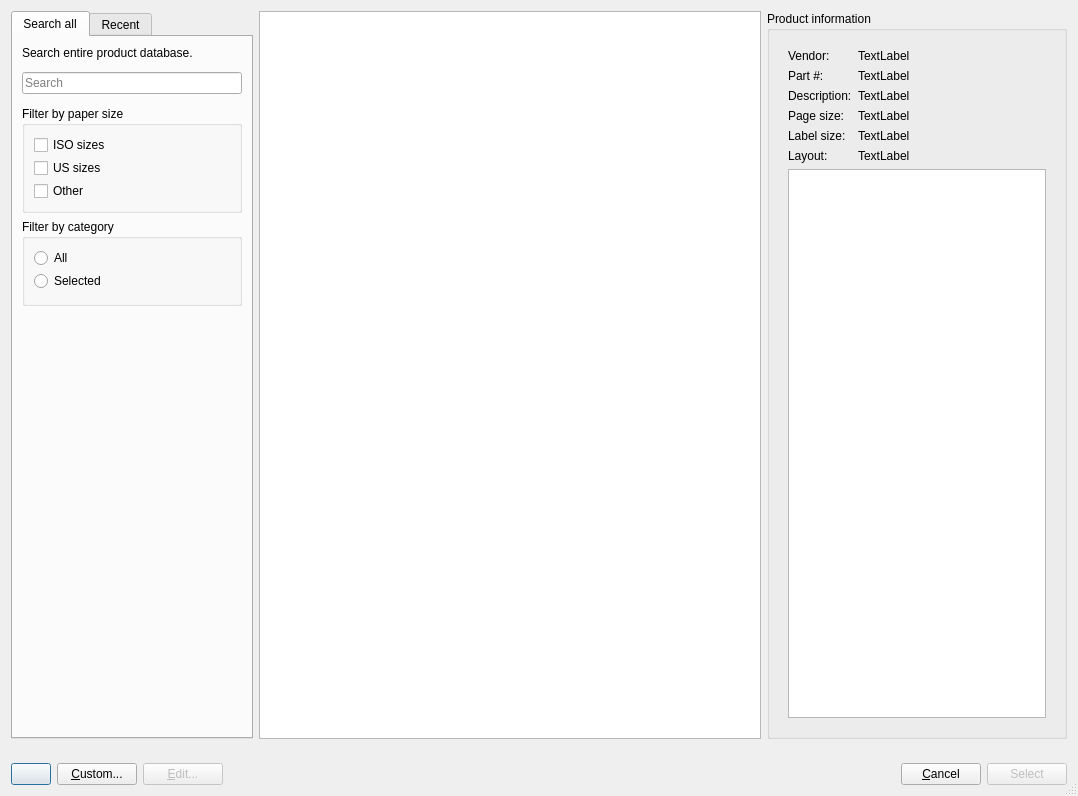
<?xml version="1.0" encoding="UTF-8"?>
<ui version="4.0">
 <class>SelectProductDialog</class>
 <widget class="QDialog" name="SelectProductDialog">
  <property name="geometry">
   <rect>
    <x>0</x>
    <y>0</y>
    <width>1078</width>
    <height>796</height>
   </rect>
  </property>
  <property name="sizePolicy">
   <sizepolicy hsizetype="Expanding" vsizetype="Expanding">
    <horstretch>0</horstretch>
    <verstretch>0</verstretch>
   </sizepolicy>
  </property>
  <property name="windowTitle">
   <string>gLabels - Select Product</string>
  </property>
  <property name="sizeGripEnabled">
   <bool>true</bool>
  </property>
  <layout class="QVBoxLayout" name="verticalLayout_6">
   <item>
    <layout class="QHBoxLayout" name="horizontalLayout_2" stretch="0,1,0">
     <item>
      <widget class="QTabWidget" name="modeNotebook">
       <property name="sizePolicy">
        <sizepolicy hsizetype="Preferred" vsizetype="Expanding">
         <horstretch>0</horstretch>
         <verstretch>0</verstretch>
        </sizepolicy>
       </property>
       <property name="currentIndex">
        <number>0</number>
       </property>
       <widget class="QWidget" name="search">
        <attribute name="title">
         <string>Search all</string>
        </attribute>
        <layout class="QGridLayout" name="gridLayout_2">
         <item row="1" column="0">
          <layout class="QVBoxLayout" name="verticalLayout_2">
           <item>
            <layout class="QHBoxLayout" name="horizontalLayout_3">
             <property name="topMargin">
              <number>6</number>
             </property>
             <property name="bottomMargin">
              <number>6</number>
             </property>
             <item>
              <widget class="QLineEdit" name="searchEntry">
               <property name="sizePolicy">
                <sizepolicy hsizetype="Maximum" vsizetype="Fixed">
                 <horstretch>0</horstretch>
                 <verstretch>0</verstretch>
                </sizepolicy>
               </property>
               <property name="minimumSize">
                <size>
                 <width>220</width>
                 <height>0</height>
                </size>
               </property>
               <property name="placeholderText">
                <string>Search</string>
               </property>
               <property name="clearButtonEnabled">
                <bool>true</bool>
               </property>
              </widget>
             </item>
            </layout>
           </item>
           <item>
            <widget class="QGroupBox" name="groupBox">
             <property name="sizePolicy">
              <sizepolicy hsizetype="Preferred" vsizetype="Preferred">
               <horstretch>0</horstretch>
               <verstretch>0</verstretch>
              </sizepolicy>
             </property>
             <property name="minimumSize">
              <size>
               <width>0</width>
               <height>0</height>
              </size>
             </property>
             <property name="autoFillBackground">
              <bool>false</bool>
             </property>
             <property name="title">
              <string>Filter by paper size</string>
             </property>
             <property name="flat">
              <bool>false</bool>
             </property>
             <property name="checkable">
              <bool>false</bool>
             </property>
             <layout class="QVBoxLayout" name="verticalLayout_5">
              <item>
               <layout class="QVBoxLayout" name="verticalLayout">
                <property name="spacing">
                 <number>3</number>
                </property>
                <item>
                 <widget class="QCheckBox" name="pageSizeIsoCheck">
                  <property name="text">
                   <string>ISO sizes</string>
                  </property>
                 </widget>
                </item>
                <item>
                 <widget class="QCheckBox" name="pageSizeUsCheck">
                  <property name="text">
                   <string>US sizes</string>
                  </property>
                 </widget>
                </item>
                <item>
                 <widget class="QCheckBox" name="pageSizeOtherCheck">
                  <property name="text">
                   <string>Other</string>
                  </property>
                 </widget>
                </item>
               </layout>
              </item>
             </layout>
            </widget>
           </item>
           <item>
            <widget class="QGroupBox" name="groupBox_3">
             <property name="title">
              <string>Filter by category</string>
             </property>
             <layout class="QVBoxLayout" name="verticalLayout_4">
              <property name="spacing">
               <number>3</number>
              </property>
              <item>
               <widget class="QRadioButton" name="allCategoriesRadio">
                <property name="text">
                 <string>All</string>
                </property>
               </widget>
              </item>
              <item>
               <widget class="QRadioButton" name="selectedCategoriesRadio">
                <property name="text">
                 <string>Selected</string>
                </property>
               </widget>
              </item>
              <item>
               <widget class="QWidget" name="categoriesCheckContainer" native="true">
                <layout class="QGridLayout" name="gridLayout">
                 <property name="leftMargin">
                  <number>0</number>
                 </property>
                 <property name="topMargin">
                  <number>0</number>
                 </property>
                 <property name="rightMargin">
                  <number>0</number>
                 </property>
                 <property name="bottomMargin">
                  <number>0</number>
                 </property>
                 <property name="spacing">
                  <number>0</number>
                 </property>
                 <item row="0" column="0">
                  <layout class="QVBoxLayout" name="categoriesLayout">
                   <property name="spacing">
                    <number>3</number>
                   </property>
                   <property name="leftMargin">
                    <number>20</number>
                   </property>
                  </layout>
                 </item>
                </layout>
               </widget>
              </item>
             </layout>
            </widget>
           </item>
          </layout>
         </item>
         <item row="2" column="0">
          <spacer name="verticalSpacer_2">
           <property name="orientation">
            <enum>Qt::Vertical</enum>
           </property>
           <property name="sizeHint" stdset="0">
            <size>
             <width>20</width>
             <height>3</height>
            </size>
           </property>
          </spacer>
         </item>
         <item row="0" column="0">
          <widget class="QLabel" name="label_2">
           <property name="text">
            <string>Search entire product database.</string>
           </property>
           <property name="wordWrap">
            <bool>true</bool>
           </property>
          </widget>
         </item>
        </layout>
       </widget>
       <widget class="QWidget" name="recent">
        <attribute name="title">
         <string>Recent</string>
        </attribute>
        <layout class="QGridLayout" name="gridLayout_3">
         <item row="0" column="0">
          <widget class="QLabel" name="label">
           <property name="text">
            <string>Select from recently used products.</string>
           </property>
           <property name="wordWrap">
            <bool>true</bool>
           </property>
          </widget>
         </item>
         <item row="1" column="0">
          <spacer name="verticalSpacer">
           <property name="orientation">
            <enum>Qt::Vertical</enum>
           </property>
           <property name="sizeHint" stdset="0">
            <size>
             <width>20</width>
             <height>40</height>
            </size>
           </property>
          </spacer>
         </item>
        </layout>
       </widget>
      </widget>
     </item>
     <item>
      <widget class="glabels::TemplatePicker" name="templatePicker">
       <property name="minimumSize">
        <size>
         <width>500</width>
         <height>0</height>
        </size>
       </property>
       <property name="showDropIndicator" stdset="0">
        <bool>false</bool>
       </property>
      </widget>
     </item>
     <item>
      <widget class="QGroupBox" name="productGroupBox">
       <property name="sizePolicy">
        <sizepolicy hsizetype="Minimum" vsizetype="Preferred">
         <horstretch>0</horstretch>
         <verstretch>0</verstretch>
        </sizepolicy>
       </property>
       <property name="minimumSize">
        <size>
         <width>300</width>
         <height>0</height>
        </size>
       </property>
       <property name="title">
        <string>Product information</string>
       </property>
       <layout class="QVBoxLayout" name="verticalLayout_7">
        <item>
         <widget class="QWidget" name="productInfoWidget" native="true">
          <layout class="QVBoxLayout" name="verticalLayout_3" stretch="0,1">
           <item>
            <layout class="QFormLayout" name="formLayout">
             <item row="0" column="0">
              <widget class="QLabel" name="label_3">
               <property name="sizePolicy">
                <sizepolicy hsizetype="Minimum" vsizetype="Preferred">
                 <horstretch>0</horstretch>
                 <verstretch>0</verstretch>
                </sizepolicy>
               </property>
               <property name="text">
                <string>Vendor:</string>
               </property>
              </widget>
             </item>
             <item row="0" column="1">
              <widget class="QLabel" name="vendorLabel">
               <property name="sizePolicy">
                <sizepolicy hsizetype="Preferred" vsizetype="Preferred">
                 <horstretch>0</horstretch>
                 <verstretch>0</verstretch>
                </sizepolicy>
               </property>
               <property name="text">
                <string>TextLabel</string>
               </property>
              </widget>
             </item>
             <item row="1" column="0">
              <widget class="QLabel" name="label_4">
               <property name="sizePolicy">
                <sizepolicy hsizetype="Minimum" vsizetype="Preferred">
                 <horstretch>0</horstretch>
                 <verstretch>0</verstretch>
                </sizepolicy>
               </property>
               <property name="text">
                <string>Part #:</string>
               </property>
              </widget>
             </item>
             <item row="1" column="1">
              <widget class="QLabel" name="partLabel">
               <property name="sizePolicy">
                <sizepolicy hsizetype="Preferred" vsizetype="Preferred">
                 <horstretch>0</horstretch>
                 <verstretch>0</verstretch>
                </sizepolicy>
               </property>
               <property name="text">
                <string>TextLabel</string>
               </property>
              </widget>
             </item>
             <item row="2" column="0">
              <widget class="QLabel" name="label_5">
               <property name="sizePolicy">
                <sizepolicy hsizetype="Minimum" vsizetype="Preferred">
                 <horstretch>0</horstretch>
                 <verstretch>0</verstretch>
                </sizepolicy>
               </property>
               <property name="text">
                <string>Description:</string>
               </property>
               <property name="alignment">
                <set>Qt::AlignLeading|Qt::AlignLeft|Qt::AlignTop</set>
               </property>
              </widget>
             </item>
             <item row="2" column="1">
              <widget class="QLabel" name="descriptionLabel">
               <property name="sizePolicy">
                <sizepolicy hsizetype="Preferred" vsizetype="Preferred">
                 <horstretch>0</horstretch>
                 <verstretch>0</verstretch>
                </sizepolicy>
               </property>
               <property name="text">
                <string>TextLabel</string>
               </property>
               <property name="alignment">
                <set>Qt::AlignLeading|Qt::AlignLeft|Qt::AlignTop</set>
               </property>
               <property name="wordWrap">
                <bool>true</bool>
               </property>
              </widget>
             </item>
             <item row="3" column="0">
              <widget class="QLabel" name="label_7">
               <property name="sizePolicy">
                <sizepolicy hsizetype="Minimum" vsizetype="Preferred">
                 <horstretch>0</horstretch>
                 <verstretch>0</verstretch>
                </sizepolicy>
               </property>
               <property name="text">
                <string>Page size:</string>
               </property>
              </widget>
             </item>
             <item row="3" column="1">
              <widget class="QLabel" name="pageSizeLabel">
               <property name="sizePolicy">
                <sizepolicy hsizetype="Preferred" vsizetype="Preferred">
                 <horstretch>0</horstretch>
                 <verstretch>0</verstretch>
                </sizepolicy>
               </property>
               <property name="text">
                <string>TextLabel</string>
               </property>
              </widget>
             </item>
             <item row="4" column="0">
              <widget class="QLabel" name="label_9">
               <property name="sizePolicy">
                <sizepolicy hsizetype="Minimum" vsizetype="Preferred">
                 <horstretch>0</horstretch>
                 <verstretch>0</verstretch>
                </sizepolicy>
               </property>
               <property name="text">
                <string>Label size:</string>
               </property>
              </widget>
             </item>
             <item row="4" column="1">
              <widget class="QLabel" name="labelSizeLabel">
               <property name="sizePolicy">
                <sizepolicy hsizetype="Preferred" vsizetype="Preferred">
                 <horstretch>0</horstretch>
                 <verstretch>0</verstretch>
                </sizepolicy>
               </property>
               <property name="text">
                <string>TextLabel</string>
               </property>
              </widget>
             </item>
             <item row="5" column="0">
              <widget class="QLabel" name="label_11">
               <property name="sizePolicy">
                <sizepolicy hsizetype="Minimum" vsizetype="Preferred">
                 <horstretch>0</horstretch>
                 <verstretch>0</verstretch>
                </sizepolicy>
               </property>
               <property name="text">
                <string>Layout:</string>
               </property>
              </widget>
             </item>
             <item row="5" column="1">
              <widget class="QLabel" name="layoutLabel">
               <property name="sizePolicy">
                <sizepolicy hsizetype="Preferred" vsizetype="Preferred">
                 <horstretch>0</horstretch>
                 <verstretch>0</verstretch>
                </sizepolicy>
               </property>
               <property name="text">
                <string>TextLabel</string>
               </property>
              </widget>
             </item>
            </layout>
           </item>
           <item>
            <widget class="glabels::SimplePreview" name="preview">
             <property name="sizePolicy">
              <sizepolicy hsizetype="Expanding" vsizetype="Preferred">
               <horstretch>0</horstretch>
               <verstretch>0</verstretch>
              </sizepolicy>
             </property>
            </widget>
           </item>
          </layout>
         </widget>
        </item>
       </layout>
      </widget>
     </item>
    </layout>
   </item>
   <item>
    <layout class="QHBoxLayout" name="horizontalLayout">
     <property name="topMargin">
      <number>18</number>
     </property>
     <item>
      <widget class="QPushButton" name="viewModeButton">
       <property name="text">
        <string/>
       </property>
       <property name="icon">
        <iconset theme="glabels-view-grid">
         <normaloff>.</normaloff>.</iconset>
       </property>
       <property name="iconSize">
        <size>
         <width>22</width>
         <height>22</height>
        </size>
       </property>
      </widget>
     </item>
     <item>
      <widget class="QPushButton" name="customButton">
       <property name="text">
        <string>&amp;Custom...</string>
       </property>
      </widget>
     </item>
     <item>
      <widget class="QPushButton" name="editButton">
       <property name="text">
        <string>&amp;Edit...</string>
       </property>
       <property name="enabled">
        <bool>false</bool>
       </property>
      </widget>
     </item>
     <item>
      <spacer name="horizontalSpacer">
       <property name="orientation">
        <enum>Qt::Horizontal</enum>
       </property>
       <property name="sizeHint" stdset="0">
        <size>
         <width>40</width>
         <height>20</height>
        </size>
       </property>
      </spacer>
     </item>
     <item>
      <widget class="QPushButton" name="cancelButton">
       <property name="text">
        <string>&amp;Cancel</string>
       </property>
       <property name="autoDefault">
        <bool>false</bool>
       </property>
      </widget>
     </item>
     <item>
      <widget class="QPushButton" name="selectButton">
       <property name="enabled">
        <bool>false</bool>
       </property>
       <property name="text">
        <string>Select</string>
       </property>
      </widget>
     </item>
    </layout>
   </item>
  </layout>
 </widget>
 <customwidgets>
  <customwidget>
   <class>glabels::TemplatePicker</class>
   <extends>QListWidget</extends>
   <header>TemplatePicker.hpp</header>
  </customwidget>
  <customwidget>
   <class>glabels::SimplePreview</class>
   <extends>QGraphicsView</extends>
   <header>SimplePreview.hpp</header>
  </customwidget>
 </customwidgets>
 <resources>
  <include location="../icons.qrc"/>
 </resources>
 <connections>
  <connection>
   <sender>pageSizeUsCheck</sender>
   <signal>clicked()</signal>
   <receiver>SelectProductDialog</receiver>
   <slot>onPageSizeCheckClicked()</slot>
   <hints>
    <hint type="sourcelabel">
     <x>156</x>
     <y>246</y>
    </hint>
    <hint type="destinationlabel">
     <x>4</x>
     <y>141</y>
    </hint>
   </hints>
  </connection>
  <connection>
   <sender>templatePicker</sender>
   <signal>selectionChanged()</signal>
   <receiver>SelectProductDialog</receiver>
   <slot>onTemplatePickerSelectionChanged()</slot>
   <hints>
    <hint type="sourcelabel">
     <x>483</x>
     <y>561</y>
    </hint>
    <hint type="destinationlabel">
     <x>244</x>
     <y>660</y>
    </hint>
   </hints>
  </connection>
  <connection>
   <sender>pageSizeIsoCheck</sender>
   <signal>clicked()</signal>
   <receiver>SelectProductDialog</receiver>
   <slot>onPageSizeCheckClicked()</slot>
   <hints>
    <hint type="sourcelabel">
     <x>158</x>
     <y>215</y>
    </hint>
    <hint type="destinationlabel">
     <x>2</x>
     <y>116</y>
    </hint>
   </hints>
  </connection>
  <connection>
   <sender>cancelButton</sender>
   <signal>clicked()</signal>
   <receiver>SelectProductDialog</receiver>
   <slot>onCancelButtonClicked()</slot>
   <hints>
    <hint type="sourcelabel">
     <x>981</x>
     <y>783</y>
    </hint>
    <hint type="destinationlabel">
     <x>689</x>
     <y>660</y>
    </hint>
   </hints>
  </connection>
  <connection>
   <sender>searchEntry</sender>
   <signal>textChanged(QString)</signal>
   <receiver>SelectProductDialog</receiver>
   <slot>onSearchEntryTextChanged()</slot>
   <hints>
    <hint type="sourcelabel">
     <x>121</x>
     <y>137</y>
    </hint>
    <hint type="destinationlabel">
     <x>2</x>
     <y>53</y>
    </hint>
   </hints>
  </connection>
  <connection>
   <sender>allCategoriesRadio</sender>
   <signal>clicked()</signal>
   <receiver>SelectProductDialog</receiver>
   <slot>onCategoryRadioClicked()</slot>
   <hints>
    <hint type="sourcelabel">
     <x>151</x>
     <y>361</y>
    </hint>
    <hint type="destinationlabel">
     <x>0</x>
     <y>223</y>
    </hint>
   </hints>
  </connection>
  <connection>
   <sender>selectedCategoriesRadio</sender>
   <signal>clicked()</signal>
   <receiver>SelectProductDialog</receiver>
   <slot>onCategoryRadioClicked()</slot>
   <hints>
    <hint type="sourcelabel">
     <x>147</x>
     <y>392</y>
    </hint>
    <hint type="destinationlabel">
     <x>1</x>
     <y>252</y>
    </hint>
   </hints>
  </connection>
  <connection>
   <sender>modeNotebook</sender>
   <signal>currentChanged(int)</signal>
   <receiver>SelectProductDialog</receiver>
   <slot>onModeTabChanged()</slot>
   <hints>
    <hint type="sourcelabel">
     <x>59</x>
     <y>25</y>
    </hint>
    <hint type="destinationlabel">
     <x>4</x>
     <y>26</y>
    </hint>
   </hints>
  </connection>
  <connection>
   <sender>selectButton</sender>
   <signal>clicked()</signal>
   <receiver>SelectProductDialog</receiver>
   <slot>onSelectButtonClicked()</slot>
   <hints>
    <hint type="sourcelabel">
     <x>1022</x>
     <y>769</y>
    </hint>
    <hint type="destinationlabel">
     <x>1067</x>
     <y>682</y>
    </hint>
   </hints>
  </connection>
  <connection>
   <sender>viewModeButton</sender>
   <signal>clicked()</signal>
   <receiver>SelectProductDialog</receiver>
   <slot>onViewModeButtonClicked()</slot>
   <hints>
    <hint type="sourcelabel">
     <x>20</x>
     <y>760</y>
    </hint>
    <hint type="destinationlabel">
     <x>-2</x>
     <y>762</y>
    </hint>
   </hints>
  </connection>
  <connection>
   <sender>pageSizeOtherCheck</sender>
   <signal>clicked()</signal>
   <receiver>SelectProductDialog</receiver>
   <slot>onPageSizeCheckClicked()</slot>
   <hints>
    <hint type="sourcelabel">
     <x>90</x>
     <y>265</y>
    </hint>
    <hint type="destinationlabel">
     <x>6</x>
     <y>290</y>
    </hint>
   </hints>
  </connection>
 </connections>
 <slots>
  <slot>onSearchClearButtonClicked()</slot>
  <slot>onTemplatePickerSelectionChanged()</slot>
  <slot>onOrientationRadioToggled()</slot>
  <slot>onSearchEntryTextChanged()</slot>
  <slot>onCancelButtonClicked()</slot>
  <slot>onSelectButtonClicked()</slot>
  <slot>onPageSizeCheckClicked()</slot>
  <slot>onCategoryRadioClicked()</slot>
  <slot>onModeTabChanged()</slot>
  <slot>onViewModeButtonClicked()</slot>
 </slots>
</ui>
